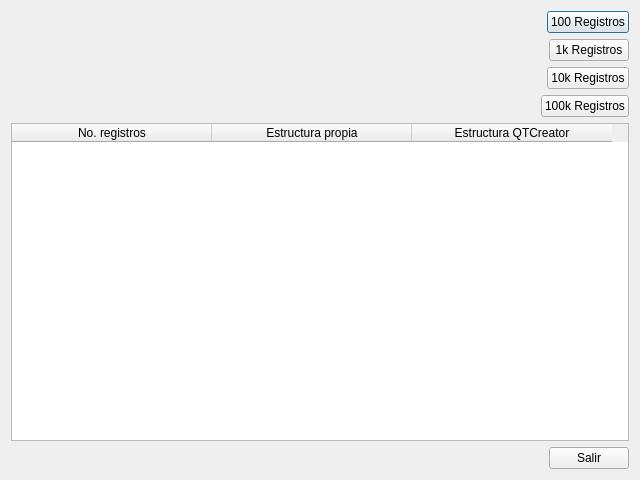
<?xml version="1.0" encoding="UTF-8"?>
<ui version="4.0">
 <class>DialogEficiencia</class>
 <widget class="QDialog" name="DialogEficiencia">
  <property name="geometry">
   <rect>
    <x>0</x>
    <y>0</y>
    <width>640</width>
    <height>480</height>
   </rect>
  </property>
  <property name="windowTitle">
   <string>Dialog</string>
  </property>
  <layout class="QGridLayout" name="gridLayout">
   <item row="0" column="0">
    <layout class="QHBoxLayout" name="horizontalLayout_2">
     <item>
      <spacer name="horizontalSpacer_3">
       <property name="orientation">
        <enum>Qt::Horizontal</enum>
       </property>
       <property name="sizeHint" stdset="0">
        <size>
         <width>40</width>
         <height>20</height>
        </size>
       </property>
      </spacer>
     </item>
     <item>
      <widget class="QPushButton" name="btn_eficiencia_short">
       <property name="text">
        <string>100 Registros</string>
       </property>
      </widget>
     </item>
    </layout>
   </item>
   <item row="1" column="0">
    <layout class="QHBoxLayout" name="horizontalLayout_3">
     <item>
      <spacer name="horizontalSpacer_4">
       <property name="orientation">
        <enum>Qt::Horizontal</enum>
       </property>
       <property name="sizeHint" stdset="0">
        <size>
         <width>40</width>
         <height>20</height>
        </size>
       </property>
      </spacer>
     </item>
     <item>
      <widget class="QPushButton" name="btn_eficiencia_medium">
       <property name="text">
        <string>1k Registros</string>
       </property>
      </widget>
     </item>
    </layout>
   </item>
   <item row="2" column="0">
    <layout class="QHBoxLayout" name="horizontalLayout_4">
     <item>
      <spacer name="horizontalSpacer_5">
       <property name="orientation">
        <enum>Qt::Horizontal</enum>
       </property>
       <property name="sizeHint" stdset="0">
        <size>
         <width>40</width>
         <height>20</height>
        </size>
       </property>
      </spacer>
     </item>
     <item>
      <widget class="QPushButton" name="bnt_eficiencia_long">
       <property name="text">
        <string>10k Registros</string>
       </property>
      </widget>
     </item>
    </layout>
   </item>
   <item row="3" column="0">
    <layout class="QHBoxLayout" name="horizontalLayout_6">
     <item>
      <spacer name="horizontalSpacer_6">
       <property name="orientation">
        <enum>Qt::Horizontal</enum>
       </property>
       <property name="sizeHint" stdset="0">
        <size>
         <width>40</width>
         <height>20</height>
        </size>
       </property>
      </spacer>
     </item>
     <item>
      <widget class="QPushButton" name="btn_eficiencia_verylong">
       <property name="text">
        <string>100k Registros</string>
       </property>
      </widget>
     </item>
    </layout>
   </item>
   <item row="4" column="0">
    <widget class="QTableWidget" name="tbl_eficiencia">
     <attribute name="horizontalHeaderDefaultSectionSize">
      <number>200</number>
     </attribute>
     <attribute name="horizontalHeaderMinimumSectionSize">
      <number>13</number>
     </attribute>
     <column>
      <property name="text">
       <string>No. registros</string>
      </property>
     </column>
     <column>
      <property name="text">
       <string>Estructura propia</string>
      </property>
     </column>
     <column>
      <property name="text">
       <string>Estructura QTCreator</string>
      </property>
     </column>
    </widget>
   </item>
   <item row="5" column="0">
    <layout class="QHBoxLayout" name="horizontalLayout">
     <item>
      <spacer name="horizontalSpacer">
       <property name="orientation">
        <enum>Qt::Horizontal</enum>
       </property>
       <property name="sizeHint" stdset="0">
        <size>
         <width>40</width>
         <height>20</height>
        </size>
       </property>
      </spacer>
     </item>
     <item>
      <widget class="QPushButton" name="btn_eficiencia_salir">
       <property name="text">
        <string>Salir</string>
       </property>
      </widget>
     </item>
    </layout>
   </item>
  </layout>
 </widget>
 <resources/>
 <connections/>
</ui>
